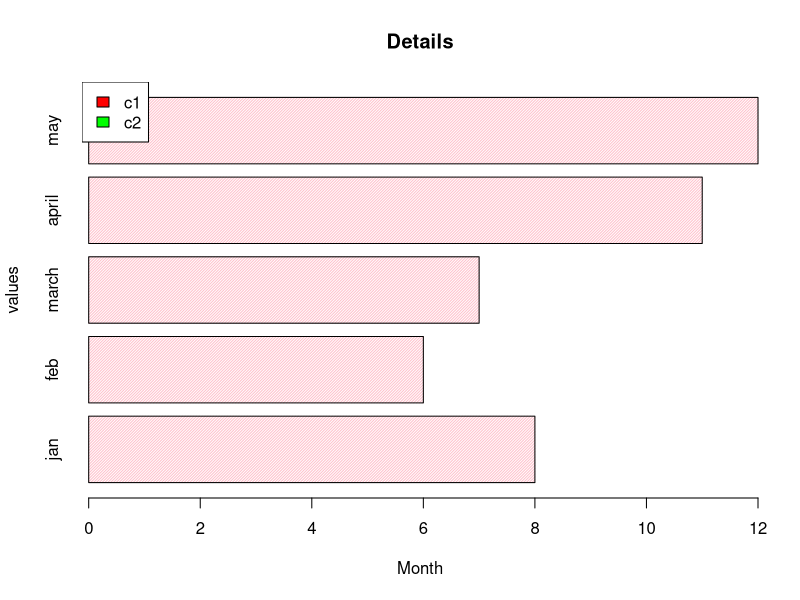
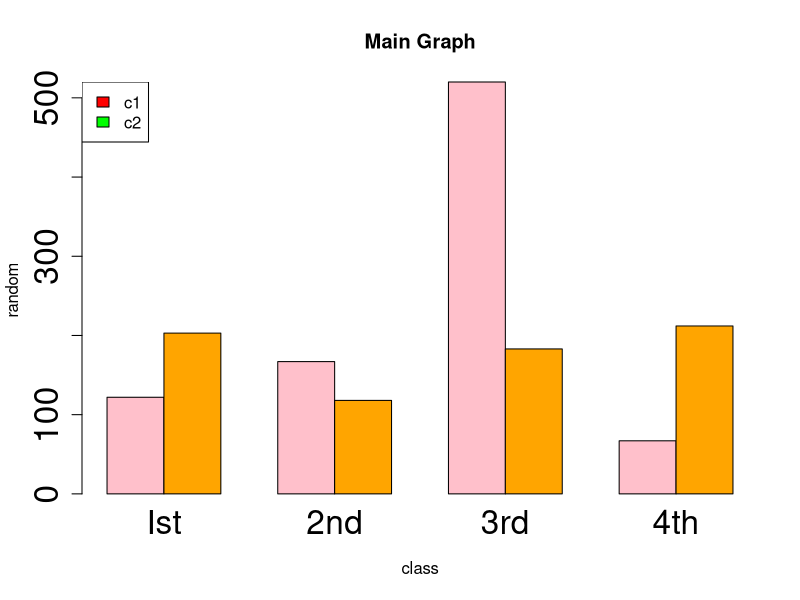

Here is the R script that generated these plots, in order:
## barplots ###
# barplot(x,main,xlab,ylab,col,namrs.args)

# x=input vector,, main==title,,xlab==labelx axis,ylab==yaxis,,col==colours
#   names.arg== values under plts
# densityy===texture
##border ==colour of background
## horiz=true.  convert hori to vertical


a<-c(8,6,7,11,12)
res<-barplot(a,main="Details",xlab="Month",ylab="values",
             names.arg =c("jan","feb","march","april","may"),
             col="pink",density=50,border="black",horiz = TRUE,beside=TRUE)

legend("topleft",c("c1","c2"),fill=c("red","green"))
## u can use topright


#######################################

data<-matrix(c(122,203,167,118,520,183,67,212),nrow = 2,ncol = 4)
data

result<-barplot(data,main = "Main Graph",xlab = "class",ylab = "random",
                names.arg = c("Ist","2nd","3rd","4th"), cex.names = 2, 
                cex.axis = 2,
                col=c("pink","orange"),beside = TRUE)

legend("topleft",c("c1","c2"),fill=c("red","green"))